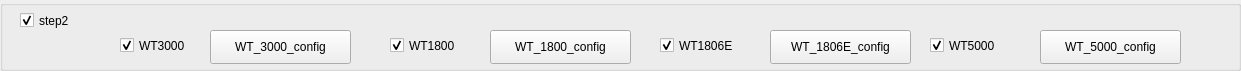
  <widget class="QGroupBox" name="groupBox_5">
   <property name="geometry">
    <rect>
     <x>0</x>
     <y>240</y>
     <width>1241</width>
     <height>71</height>
    </rect>
   </property>
   <property name="title">
    <string/>
   </property>
   <widget class="QCheckBox" name="checkBox_S2">
    <property name="geometry">
     <rect>
      <x>20</x>
      <y>10</y>
      <width>81</width>
      <height>21</height>
     </rect>
    </property>
    <property name="text">
     <string>step2</string>
    </property>
    <property name="checked">
     <bool>true</bool>
    </property>
   </widget>
   <widget class="QCheckBox" name="checkBox_S2_WT1800">
    <property name="geometry">
     <rect>
      <x>390</x>
      <y>30</y>
      <width>101</width>
      <height>31</height>
     </rect>
    </property>
    <property name="text">
     <string>WT1800</string>
    </property>
    <property name="checked">
     <bool>true</bool>
    </property>
   </widget>
   <widget class="QCheckBox" name="checkBox_S2_WT3000">
    <property name="geometry">
     <rect>
      <x>120</x>
      <y>30</y>
      <width>101</width>
      <height>31</height>
     </rect>
    </property>
    <property name="text">
     <string>WT3000</string>
    </property>
    <property name="checked">
     <bool>true</bool>
    </property>
   </widget>
   <widget class="QCheckBox" name="checkBox_S2_WT1806E">
    <property name="geometry">
     <rect>
      <x>660</x>
      <y>30</y>
      <width>101</width>
      <height>31</height>
     </rect>
    </property>
    <property name="text">
     <string>WT1806E</string>
    </property>
    <property name="checked">
     <bool>true</bool>
    </property>
   </widget>
   <widget class="QPushButton" name="pushButton_S2_WT_1800_CONFIG">
    <property name="geometry">
     <rect>
      <x>490</x>
      <y>30</y>
      <width>141</width>
      <height>34</height>
     </rect>
    </property>
    <property name="text">
     <string>WT_1800_config</string>
    </property>
   </widget>
   <widget class="QPushButton" name="pushButton_S2_WT_1806E_CONFIG">
    <property name="geometry">
     <rect>
      <x>770</x>
      <y>30</y>
      <width>141</width>
      <height>34</height>
     </rect>
    </property>
    <property name="text">
     <string>WT_1806E_config</string>
    </property>
   </widget>
   <widget class="QPushButton" name="pushButton_S2_WT_3000_CONFIG">
    <property name="geometry">
     <rect>
      <x>210</x>
      <y>30</y>
      <width>141</width>
      <height>34</height>
     </rect>
    </property>
    <property name="text">
     <string>WT_3000_config</string>
    </property>
   </widget>
   <widget class="QCheckBox" name="checkBox_S2_WT5000">
    <property name="geometry">
     <rect>
      <x>930</x>
      <y>30</y>
      <width>101</width>
      <height>31</height>
     </rect>
    </property>
    <property name="text">
     <string>WT5000</string>
    </property>
    <property name="checked">
     <bool>true</bool>
    </property>
   </widget>
   <widget class="QPushButton" name="pushButton_S2_WT_5000_CONFIG">
    <property name="geometry">
     <rect>
      <x>1040</x>
      <y>30</y>
      <width>141</width>
      <height>34</height>
     </rect>
    </property>
    <property name="text">
     <string>WT_5000_config</string>
    </property>
   </widget>
  </widget>
